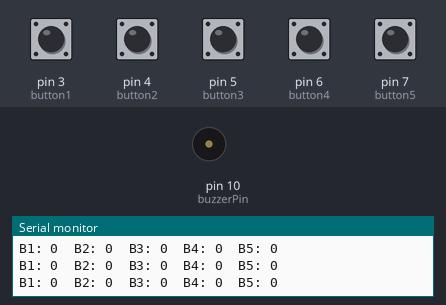
Recording of a sketch running on a simulated Arduino Uno, built with avr-gcc and run on an emulated ATmega328P. On the bench: buzzer (waves = sounding), the last lines printed to the serial monitor. The inputs (shaded band) are chosen by the test bench; at power-on: pin 3 (button1), pin 4 (button2), pin 5 (button3), pin 6 (button4), pin 7 (button5) LOW.

Above: at 1.2 s.
1.3 s: pin 3 (button1) pulled HIGH for 1 s
At 1.55 s:
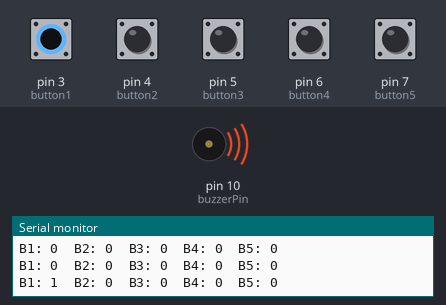
4.3 s: pin 4 (button2) pulled HIGH for 0.15 s
At 4.43 s:
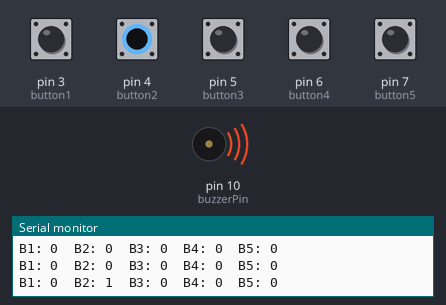
7.4 s: pin 5 (button3) pulled HIGH for 0.15 s
At 8.1 s:
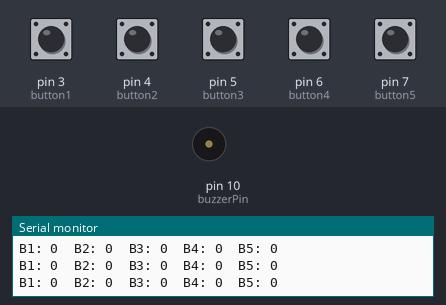
10.5 s: pin 6 (button4) pulled HIGH for 0.15 s
At 10.65 s:
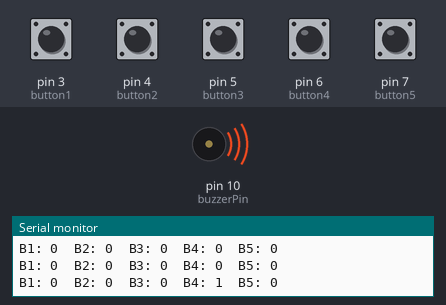
13.6 s: pin 7 (button5) pulled HIGH for 0.15 s
At 14.6 s:
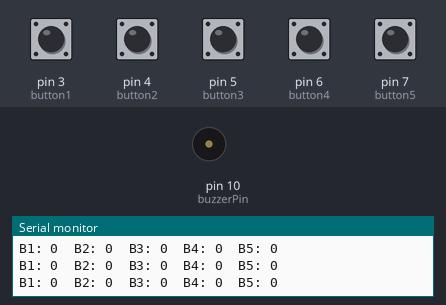
16.7 s: pin 3 (button1) pulled HIGH for 0.15 s
At 16.83 s:
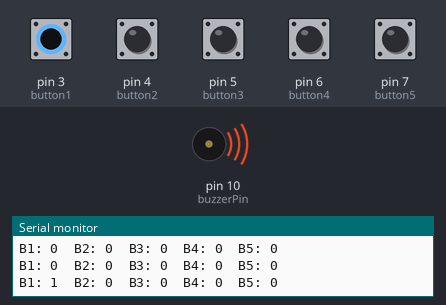
Timing chart, 0 to 19.7 s (numbered marks = the images above; inputs shaded):
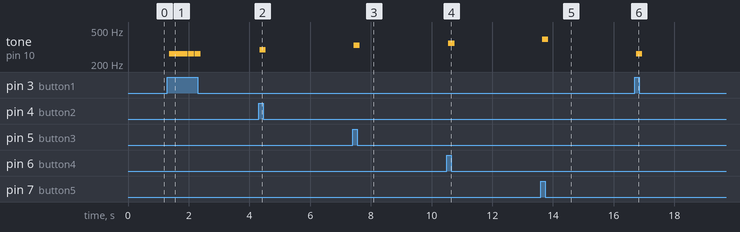

Measured:
- after the input at 1.3 s, tone on pin 10 (buzzerPin): alternates 262 Hz for 0.20 s and silent for 0.01 s, 10 changes in all, then stays silent, starting after 0.05 s
- after the input at 4.3 s, tone on pin 10 (buzzerPin): silent → 294 Hz at once, → silent 0.20 s later
- after the input at 7.4 s, tone on pin 10 (buzzerPin): silent → 330 Hz at once, → silent 0.20 s later
- after the input at 10.5 s, tone on pin 10 (buzzerPin): silent → 349 Hz after 0.06 s, → silent 0.20 s later
- after the input at 13.6 s, tone on pin 10 (buzzerPin): silent → 392 Hz after 0.05 s, → silent 0.20 s later
- after the input at 16.7 s, tone on pin 10 (buzzerPin): silent → 262 Hz at once, → silent 0.20 s later

The sketch:

musicKeyboardPrototype.ino
```cpp
#include <pitches.h>

const int buzzerPin = 10;

const int button1 = 3;
const int button2 = 4;
const int button3 = 5;
const int button4 = 6;
const int button5 = 7;

int note[] = {NOTE_C4, NOTE_D4, NOTE_E4, NOTE_F4, NOTE_G4}; // Notes for buttons

// STAIR AY TO HEAVEN (Led Zeppelin)
int melody1[] = {0, NOTE_C5, NOTE_E5, NOTE_A5, NOTE_B5, NOTE_E5, NOTE_C5, NOTE_B5,
                 NOTE_C6, NOTE_E5, NOTE_C5, NOTE_C6, NOTE_FS5, NOTE_D5, NOTE_A4, NOTE_FS5,
                 NOTE_E5, NOTE_C5, NOTE_A4, NOTE_C5};
int duration1[] = { 2, 5, 3, 3, 3, 3, 3, 3,
                    3, 3, 3, 3, 3, 3, 3, 3,
                    3, 3, 3, 1};
int songSize1 = sizeof(melody1) / sizeof(melody1[0]);

// NOKIA RIGNTONE
int melody2[] = {
0, NOTE_E4, NOTE_D4, NOTE_FS3, NOTE_GS3, NOTE_CS4, NOTE_B3, NOTE_D3, NOTE_E3, NOTE_B3, NOTE_A3, NOTE_CS3, NOTE_E3, NOTE_A3};
int duration2[] = {
2, 6, 6, 4, 4, 6, 6, 4, 4, 6, 6, 4, 4, 3};
int songSize2 = sizeof(melody2) / sizeof(melody2[0]);

bool melodyPlaying = false;

void setup() {
  Serial.begin(9600);

  for (int i = 3; i <= 7; i++) {
    pinMode(i, INPUT);
  }

  pinMode(buzzerPin, OUTPUT);
}

void loop() {
  bool b1 = digitalRead(button1) == HIGH;
  bool b2 = digitalRead(button2) == HIGH;
  bool b3 = digitalRead(button3) == HIGH;
  bool b4 = digitalRead(button4) == HIGH;
  bool b5 = digitalRead(button5) == HIGH;

  Serial.print("B1: "); Serial.print(b1);
  Serial.print("  B2: "); Serial.print(b2);
  Serial.print("  B3: "); Serial.print(b3);
  Serial.print("  B4: "); Serial.print(b4);
  Serial.print("  B5: "); Serial.println(b5);

  if (b1 && b2) {
    if (!melodyPlaying) {
      melodyPlaying = true;
      for (int i = 0; i < songSize1; i++) {
        int d = 1000 / duration1[i];
        if (melody1[i] == 0) {
          noTone(buzzerPin);
          delay(d);
        } else {
          tone(buzzerPin, melody1[i], d);
          delay(d * 1.30);
          noTone(buzzerPin);
        }
      }
    }
  }
  else if (b2 && b3) {
    if (!melodyPlaying) {
      melodyPlaying = true;
      for (int i = 0; i < songSize2; i++) {
        int d = 1000 / duration2[i];
        if (melody2[i] == 0) {
          noTone(buzzerPin);
          delay(d);
        } else {
          tone(buzzerPin, melody2[i], d);
          delay(d * 1.30);
          noTone(buzzerPin);
        }
      }
    }
  }
  else {
    melodyPlaying = false;

    if (b1) {
      tone(buzzerPin, note[0], 200);
      delay(200);
      noTone(buzzerPin);
    } else if (b2) {
      tone(buzzerPin, note[1], 200);
      delay(200);
      noTone(buzzerPin);
    } else if (b3) {
      tone(buzzerPin, note[2], 200);
      delay(200);
      noTone(buzzerPin);
    } else if (b4) {
      tone(buzzerPin, note[3], 200);
      delay(200);
      noTone(buzzerPin);
    } else if (b5) {
      tone(buzzerPin, note[4], 200);
      delay(200);
      noTone(buzzerPin);
    }
  }

  delay(10);
}
```
